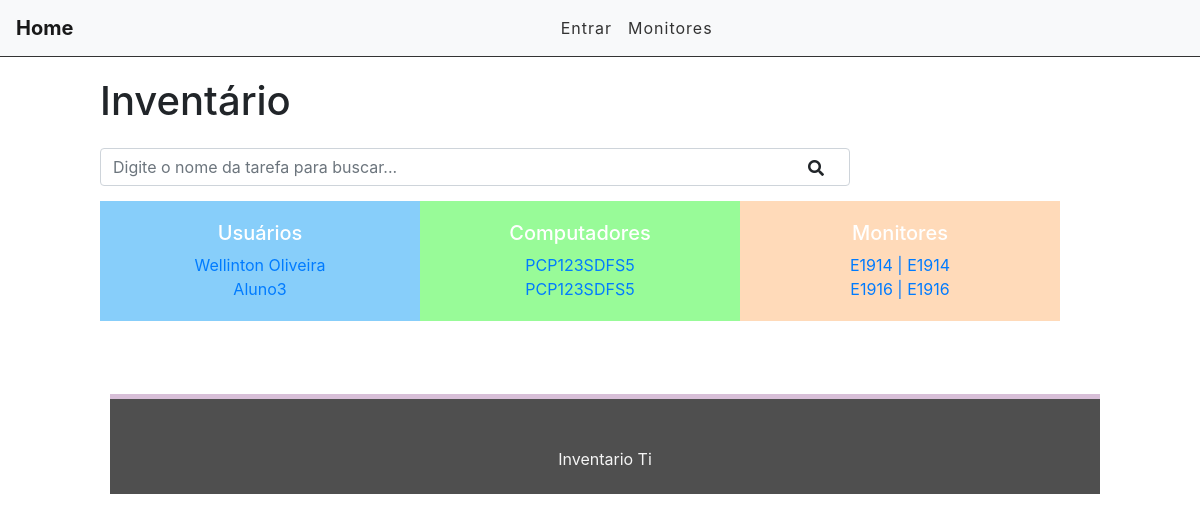
The app's page /, older data.
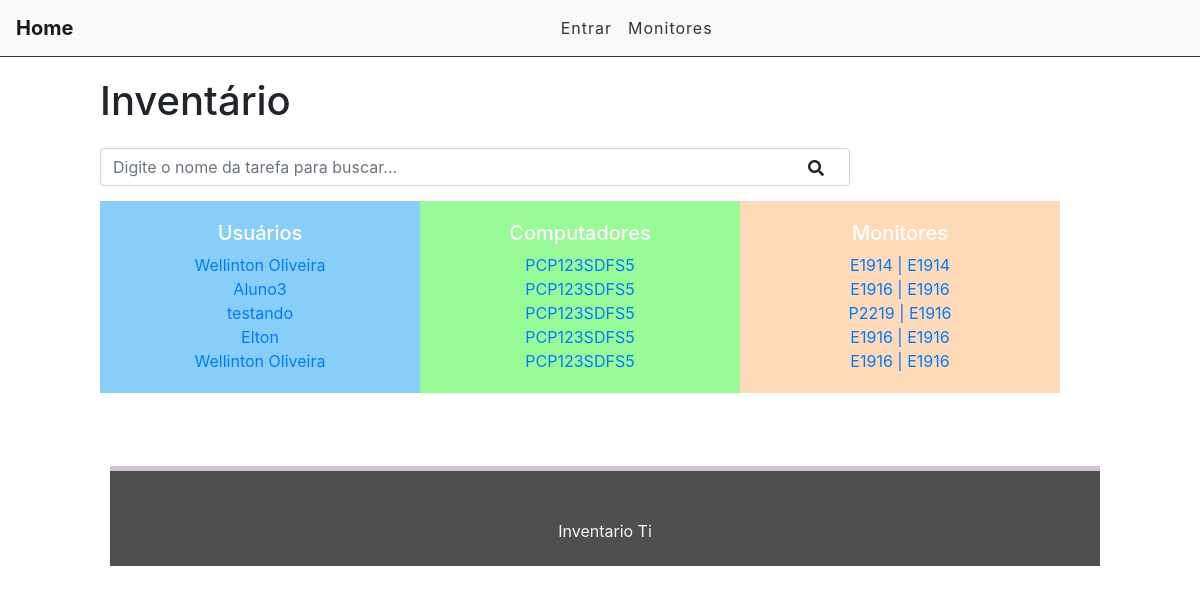
The same page, newer data.
### usuarios/models.py (models this page shows)
class Usuario(models.Model):
    CONTRATO = (('CLT', 'CLT'), ('PJ', 'Pessoa Juridica'), ('EST', 'Estágiario'),)
    contrato = models.CharField(max_length=3, choices= CONTRATO, blank=False, null=False, default='CLT')
    COMPUTADOR = (('PCP', 'Desktop'), ('NOT', 'Notebook'),('PTC', 'Particular'),)
    computador = models.CharField(max_length=3, choices=COMPUTADOR, blank=False, null=False, default='PCP')
    nome = models.CharField(max_length=50)
    user_login = models.CharField(max_length=30)
    email = models.EmailField(max_length=50)
    setor = models.CharField(max_length=30)
    equipamento_em_uso = models.ForeignKey(Maquinas, default=1, verbose_name="Equipamento", on_delete=models.SET_DEFAULT)
    monitor_em_uso = models.ForeignKey(Monitor, default=1, related_name="Monitor_Estoque", verbose_name="Monitores", on_delete=models.SET_DEFAULT)
    def __str__(self):
        return self.nome

### computadores/models.py (models this page shows)
class Maquinas(models.Model):
    TIPO = (('PCP', 'DESKTOP'),('NOT', 'NOTEBOOK'),)
    tipo = models.CharField(max_length=3, choices=TIPO, blank=False, null=False, default='PCP')
    nome_pc = models.CharField(max_length=30)
    modelo = models.CharField(max_length=30)
    processador = models.CharField(max_length=20)
    ano_compra = models.CharField(max_length=5)
    service_tag = models.CharField(max_length=15)
    memoria_ram = models.CharField(max_length=10)
    armazenamento = models.CharField(max_length=10)
    STATUS = (('DSP', 'Disponivel'), ('OCP', 'Ocupado'),)
    status = models.CharField(max_length=15, choices=STATUS, blank=False, null=False, default='Disponivel' )
    class Meta:
        verbose_name_plural = "Maquina"
    def __str__(self):
        return self.nome_pc

### monitores/models.py (models this page shows)
class Monitor(models.Model):
    MONITOR = (('Monitor1', 'Monitor1'),('Monitor2', 'Monitor2'),)
    monitor = models.CharField(max_length=10, choices=MONITOR, blank=False, null=False, default='Monitor1')
    marca_monitor = models.CharField(max_length=10, default='Dell')
    modelo = models.CharField(max_length=30, default='E1916' )
    service_tag = models.CharField(max_length=30)
    polegadas = models.CharField(max_length=30)
    monitor2 = models.CharField(max_length=10, choices=MONITOR, blank=False, null=False, default='Monitor2')
    marca_monitor2 = models.CharField(max_length=10, default='Dell')
    modelo2 = models.CharField(max_length=30, default='E1916' )
    service_tag2 = models.CharField(max_length=30)
    polegadas2 = models.CharField(max_length=30)
    class Meta:
        verbose_name_plural = "Monitor"
    def __str__(self):
        return self.modelo

### inventario/views.py (the view)
# urls.py: path('', index, name='index'),
def index(request):
    users = Usuario.objects.all()
    search = request.GET.get('search')
    if search:
        users = users.filter(nome__icontains=search)
    print(users)
    return render(request, 'index.html', {'users': users})

### inventario/templates/index.html (shortened to what this page needs)
{% extends 'base2.html' %}
{% block content %}
<div class="offset-1 col-10 list-div">
    <div class="container dashboard">
        <h1 class="description">  Inventário </h1>
        <div class="col-9 search-div">
        <form method="GET" id="search-form">
            <input class="form-control" type="text" id="search" name="search" placeholder="Digite o nome da tarefa para buscar..." value="{{ request.GET.search }}">
            <i class="fas fa-search" id="search-btn"></i>
        </form>
    </div>
    <div class="col-4 dashboard-box" id="dashboard-lastdays">
        <h4>Usuários</h4>
        {% for user in users %}
                <span><a href="{{user.id}}">{{user.nome}} </a></span>
        {% endfor %}
    </div>
        <div class="col-4 dashboard-box" id="dashboard-done">
            <h4>Computadores</h4>
            {% for user in users %}
                <span><a href="{{user.id}}">{{user.equipamento_em_uso}} </a></span>
            {% endfor %}
        </div>
        <div class="col-4 dashboard-box" id="dashboard-doing">
                <h4>Monitores</h4>
                {% for user in users %}
                <span><a href="usuarios/{{user.id}}">{{user.monitor_em_uso }} | {{user.monitor_em_uso.modelo2 }} </a></span>
            {% endfor %}
    </div>
    <div class="col-9 search-div">
    </div>
    <div class="col-12 filter-div">
    </div>
</div>
{% endblock %}

### inventario/templates/base2.html (shortened to what this page needs)
{% load static %}
<!DOCTYPE html>
<html lang="en">
<head>
    <link rel="stylesheet" href="https://stackpath.bootstrapcdn.com/bootstrap/4.1.3/css/bootstrap.min.css">
    <link rel="stylesheet" href="https://use.fontawesome.com/releases/v5.7.2/css/all.css">
    <link rel="stylesheet" href="{% static 'css/style.css' %}">
</head>
<body>
    <div class="container-fluid">
        <nav class="navbar navbar-expand-lg navbar-light bg-light">
            <a class="navbar-brand" href="{% url 'index' %}">Home</a>
            <div class="collapse navbar-collapse" id="navbarSupportedContent">
                <ul class="navbar-nav">
                    {% if user.is_authenticated %}
                    <li class="nav-item">
                        <a class="nav-link" href="{% url 'usuario_list' %}">Usuários</a>
                    </li>
                    <li class="nav-item">
                            <a class="nav-link" href="{% url 'maquinas_list' %}">Computadores</a>
                        </li>
                    {% else %}
                    <li class="nav-item">
                        <a class="nav-link" href="{% url 'login' %}">Entrar</a>
                    </li>
                    {% endif %}
                    <li class="nav-item">
                        <a class="nav-link" href="{% url 'monitor_list' %}">Monitores</a>
                    </li>
                </ul>
            </div>
        </nav>
        {% block content %}
        {% endblock %}
        <footer>
            <p>Inventario Ti</p>
        </footer>
    </div>
</body>
</html>

### inventario/static/css/style.css (style rules this page uses)
.container-fluid { padding: 0; }
.navbar { border-bottom: 1px solid #333; margin-bottom: 20px; }
.navbar-nav { margin: auto; }
.navbar-brand { font-weight: bold; }
.navbar-light .navbar-nav a.nav-link { color: #333; letter-spacing: 1px; }
.dashboard { padding: 0; width: 100%; display: block; }
.dashboard h4 { font-size: 20px; }
.dashboard span { font-size: 16px; display: block; width: 100%; margin-left: 0; }
.dashboard-box { float: left; background-color: #DFDFDF; color: #FFF; padding: 20px; box-sizing: border-box; height: 100%; width: 32%; text-align: center; }
#dashboard-lastdays { background-color: #87CEFA; }
#dashboard-done { background-color: #98FB98; }
#dashboard-doing { background-color: #FFDAB9; }
.fas.fa-search { position: absolute; top: 12px; right: 26px; cursor: pointer; }
.search-div { padding: 0; margin-right: 0%; margin-left: 0; margin-top: 15px; margin-bottom: 15px; display: inline-block; }
.filter-div { margin-bottom: 15px; padding: 0; }
.list-div { padding: 0; }
footer { margin-left: 1%; margin-bottom: auto; background-color: #4F4F4F ; height: 100px; border-top: 5px solid #D8BFD8 ; }
footer p { color: #f5f5f5; text-align: center; top: 50%; position: relative; }

Row changes from the older to the newer data that the page shows:
added Usuario: nome "testando", equipamento_em_uso "PCP123SDFS5", monitor_em_uso "P2219", monitor_em_uso.modelo2 "E1916"
added Usuario: nome "Elton", equipamento_em_uso "PCP123SDFS5", monitor_em_uso "E1916", monitor_em_uso.modelo2 "E1916"
added Usuario: nome "Wellinton Oliveira", equipamento_em_uso "PCP123SDFS5", monitor_em_uso "E1916", monitor_em_uso.modelo2 "E1916"
